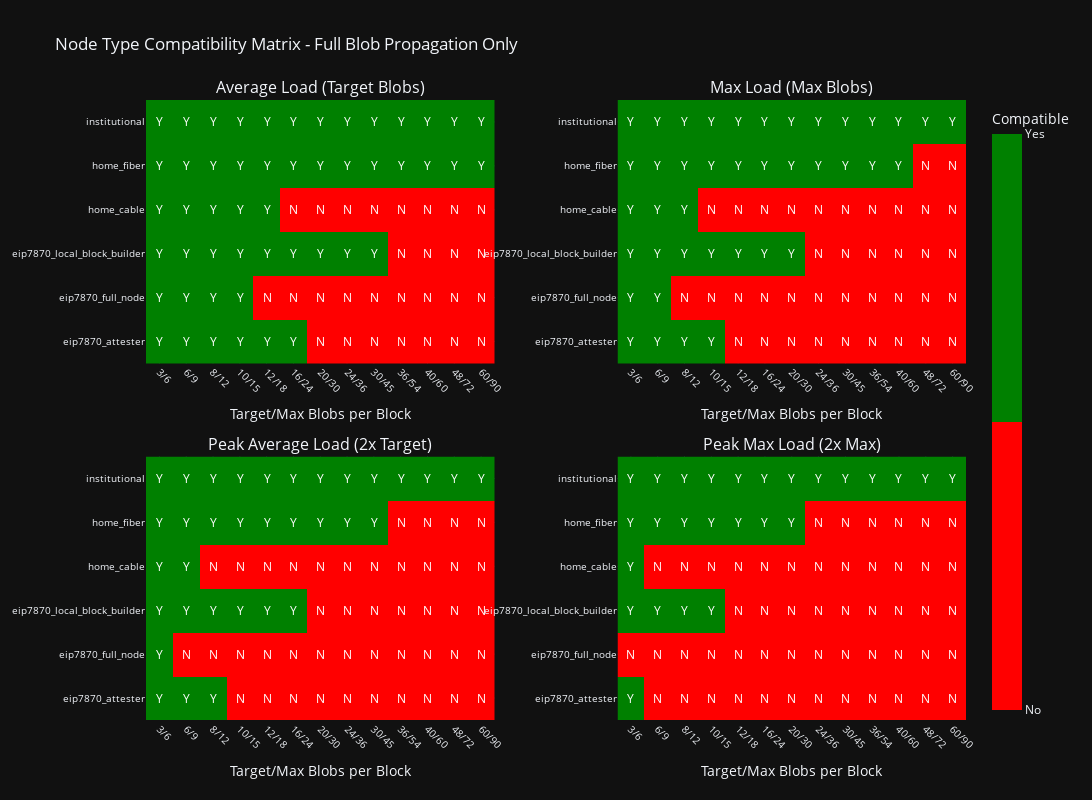

Source (notebook cell):
### Code cell
# 2. Node Compatibility Matrix - Full Blob Propagation (Upload/Download Split)

# Helper function to create compatibility matrix
def create_compatibility_matrix(df_results, load_type):
    """Create compatibility matrix for a specific load type."""
    compatibility_data = []
    
    for _, row in df_results.iterrows():
        for node_type, bandwidth in ALL_CONNECTION_TYPES.items():
            if load_type == "avg":
                compatible = check_node_compatibility(
                    row["avg_download"], row["avg_upload"], bandwidth
                )
            elif load_type == "max":
                compatible = check_node_compatibility(
                    row["max_download"], row["max_upload"], bandwidth
                )
            elif load_type == "peak_avg":
                compatible = check_node_compatibility(
                    row["peak_download"], row["peak_upload"], bandwidth
                )
            elif load_type == "peak_max":
                compatible = check_node_compatibility(
                    row["peak_max_download"], row["peak_max_upload"], bandwidth
                )
            
            compatibility_data.append({
                "scenario": f"{row['target_blobs']}/{row['max_blobs']}",
                "target_blobs": row['target_blobs'],
                "max_blobs": row['max_blobs'],
                "node_type": node_type,
                "compatible": compatible
            })
    
    df = pd.DataFrame(compatibility_data)
    # Sort by target_blobs and max_blobs before pivoting
    df = df.sort_values(['target_blobs', 'max_blobs'])
    # Get unique sorted scenarios
    sorted_scenarios = df[['scenario', 'target_blobs', 'max_blobs']].drop_duplicates().sort_values(['target_blobs', 'max_blobs'])['scenario'].tolist()
    # Pivot and reindex with sorted columns
    matrix = df.pivot(index='node_type', columns='scenario', values='compatible').astype(int)
    matrix = matrix[sorted_scenarios]  # Reorder columns
    return matrix

# Create all matrices
matrices = {
    "Average Load (Target Blobs)": create_compatibility_matrix(df_results_balanced, "avg"),
    "Max Load (Max Blobs)": create_compatibility_matrix(df_results_balanced, "max"),
    "Peak Average Load (2x Target)": create_compatibility_matrix(df_results_balanced, "peak_avg"),
    "Peak Max Load (2x Max)": create_compatibility_matrix(df_results_balanced, "peak_max")
}

# Create 2x2 subplot figure
fig = make_subplots(
    rows=2, cols=2,
    subplot_titles=list(matrices.keys()),
    horizontal_spacing=0.15,
    vertical_spacing=0.15
)

# Define discrete colorscale with only red and green
discrete_colorscale = [[0, 'red'], [0.5, 'red'], [0.5, 'green'], [1, 'green']]

# Add heatmaps to subplots
positions = [(1, 1), (1, 2), (2, 1), (2, 2)]
for (title, matrix), (row, col) in zip(matrices.items(), positions):
    # Create text matrix with Y/N using map instead of deprecated applymap
    text_matrix = matrix.map(lambda x: "Y" if x == 1 else "N")
    
    fig.add_trace(
        go.Heatmap(
            z=matrix.values,
            x=matrix.columns,
            y=matrix.index,
            colorscale=discrete_colorscale,
            zmin=0,
            zmax=1,
            showscale=(row == 2 and col == 2),  # Only show scale on last plot
            text=text_matrix.values,
            texttemplate="%{text}",
            textfont={"size": 12, "color": "white"},
            colorbar=dict(title="Compatible", tickvals=[0, 1], ticktext=["No", "Yes"])
        ),
        row=row, col=col
    )

# Update layout
fig.update_layout(
    title="Node Type Compatibility Matrix - Full Blob Propagation Only",
    height=800,
    width=1600,
    showlegend=False
)
fig.update_xaxes(title="Target/Max Blobs per Block", tickangle=45, tickfont=dict(size=10))
fig.update_yaxes(tickfont=dict(size=10))

fig.show()

# Display bandwidth limits
def display_bandwidth_limits():
    """Display formatted bandwidth limits table."""
    print(f"\nNode Type Bandwidth Limits ({int((1-BANDWIDTH_AVAILABLE_FACTOR)*100)}% reserved for other operations):")
    print("-" * 70)
    
    print("\nEIP-7870 Official Limits (Available for blob propagation):")
    for node_type, bw in EIP_7870_BANDWIDTH_LIMITS.items():
        down_mbps = (bw["down"] * BANDWIDTH_AVAILABLE_FACTOR * 8) / (1024 * 1024)
        up_mbps = (bw["up"] * BANDWIDTH_AVAILABLE_FACTOR * 8) / (1024 * 1024)
        print(f"{node_type.replace('_', ' ').title():20} - Download: {down_mbps:6.1f} Mbps, Upload: {up_mbps:6.1f} Mbps")
    
    print("\nAdditional Connection Types (Available for blob propagation):")
    for node_type, bw in ADDITIONAL_CONNECTION_TYPES.items():
        down_mbps = (bw["down"] * BANDWIDTH_AVAILABLE_FACTOR * 8) / (1024 * 1024)
        up_mbps = (bw["up"] * BANDWIDTH_AVAILABLE_FACTOR * 8) / (1024 * 1024)
        print(f"{node_type.replace('_', ' ').title():20} - Download: {down_mbps:6.1f} Mbps, Upload: {up_mbps:6.1f} Mbps")

# Display compatibility summary
def display_compatibility_summary(matrices):
    """Display summary statistics for compatibility across all load types."""
    print("\n" + "=" * 70)
    print("COMPATIBILITY SUMMARY (Full Blob Propagation):")
    print("=" * 70)
    print("\nNumber of compatible scenarios (out of 13) for each node type:")
    print("-" * 70)
    
    node_types = list(matrices.values())[0].index
    
    for node_type in node_types:
        counts = [matrix.loc[node_type].sum() for matrix in matrices.values()]
        print(f"{node_type.replace('_', ' ').title():20} - Avg: {counts[0]:2d}, Max: {counts[1]:2d}, "
              f"Peak Avg: {counts[2]:2d}, Peak Max: {counts[3]:2d}")

# Display failure thresholds
def display_failure_thresholds(matrices):
    """Display the first failure point for each node type and load condition."""
    print("\n" + "=" * 70)
    print("FAILURE THRESHOLDS (first incompatible scenario) - Full Blob Only:")
    print("=" * 70)
    
    node_types = list(matrices.values())[0].index
    
    for node_type in node_types:
        print(f"\n{node_type.replace('_', ' ').title()}:")
        
        for load_type, matrix in matrices.items():
            row = matrix.loc[node_type]
            failures = row[row == 0]
            
            if len(failures) > 0:
                first_failure = failures.index[0]
                # Extract target/max from the label
                target_max = first_failure.split('/')
                load_label = load_type.split('(')[0].strip()
                print(f"  {load_label:18} fails at: {first_failure} blobs")
            else:
                load_label = load_type.split('(')[0].strip()
                print(f"  {load_label:18} fails at: Never (all scenarios compatible)")

# Execute display functions
display_bandwidth_limits()
display_compatibility_summary(matrices)
display_failure_thresholds(matrices)

print("\nNote: For PeerDAS compatibility analysis, see section 'PeerDAS vs Full Blob Analysis'")

### Figure 1 — Plotly figure (JSON) as saved in the notebook; plotly's stock layout.template omitted (floating-point values rounded to 4 significant figures)
{"data": [{"colorbar": {"ticktext": ["No", "Yes"], "tickvals": [0, 1], "title": {"text": "Compatible"}}, "colorscale": [[0, "red"], [0.5, "red"], [0.5, "green"], [1, "green"]], "showscale": false, "text": [["Y", "Y", "Y", "Y", "Y", "Y", "N", "N", "N", "N", "N", "N", "N"], ["Y", "Y", "Y", "Y", "N", "N", "N", "N", "N", "N", "N", "N", "N"], ["Y", "Y", "Y", "Y", "Y", "Y", "Y", "Y", "Y", "N", "N", "N", "N"], ["Y", "Y", "Y", "Y", "Y", "N", "N", "N", "N", "N", "N", "N", "N"], ["Y", "Y", "Y", "Y", "Y", "Y", "Y", "Y", "Y", "Y", "Y", "Y", "Y"], ["Y", "Y", "Y", "Y", "Y", "Y", "Y", "Y", "Y", "Y", "Y", "Y", "Y"]], "textfont": {"color": "white", "size": 12}, "texttemplate": "%{text}", "type": "heatmap", "x": ["3/6", "6/9", "8/12", "10/15", "12/18", "16/24", "20/30", "24/36", "30/45", "36/54", "40/60", "48/72", "60/90"], "xaxis": "x", "y": ["eip7870_attester", "eip7870_full_node", "eip7870_local_block_builder", "home_cable", "home_fiber", "institutional"], "yaxis": "y", "z": [[1, 1, 1, 1, 1, 1, 0, 0, 0, 0, 0, 0, 0], [1, 1, 1, 1, 0, 0, 0, 0, 0, 0, 0, 0, 0], [1, 1, 1, 1, 1, 1, 1, 1, 1, 0, 0, 0, 0], [1, 1, 1, 1, 1, 0, 0, 0, 0, 0, 0, 0, 0], [1, 1, 1, 1, 1, 1, 1, 1, 1, 1, 1, 1, 1], [1, 1, 1, 1, 1, 1, 1, 1, 1, 1, 1, 1, 1]], "zmax": 1, "zmin": 0}, {"colorbar": {"ticktext": ["No", "Yes"], "tickvals": [0, 1], "title": {"text": "Compatible"}}, "colorscale": [[0, "red"], [0.5, "red"], [0.5, "green"], [1, "green"]], "showscale": false, "text": [["Y", "Y", "Y", "Y", "N", "N", "N", "N", "N", "N", "N", "N", "N"], ["Y", "Y", "N", "N", "N", "N", "N", "N", "N", "N", "N", "N", "N"], ["Y", "Y", "Y", "Y", "Y", "Y", "Y", "N", "N", "N", "N", "N", "N"], ["Y", "Y", "Y", "N", "N", "N", "N", "N", "N", "N", "N", "N", "N"], ["Y", "Y", "Y", "Y", "Y", "Y", "Y", "Y", "Y", "Y", "Y", "N", "N"], ["Y", "Y", "Y", "Y", "Y", "Y", "Y", "Y", "Y", "Y", "Y", "Y", "Y"]], "textfont": {"color": "white", "size": 12}, "texttemplate": "%{text}", "type": "heatmap", "x": ["3/6", "6/9", "8/12", "10/15", "12/18", "16/24", "20/30", "24/36", "30/45", "36/54", "40/60", "48/72", "60/90"], "xaxis": "x2", "y": ["eip7870_attester", "eip7870_full_node", "eip7870_local_block_builder", "home_cable", "home_fiber", "institutional"], "yaxis": "y2", "z": [[1, 1, 1, 1, 0, 0, 0, 0, 0, 0, 0, 0, 0], [1, 1, 0, 0, 0, 0, 0, 0, 0, 0, 0, 0, 0], [1, 1, 1, 1, 1, 1, 1, 0, 0, 0, 0, 0, 0], [1, 1, 1, 0, 0, 0, 0, 0, 0, 0, 0, 0, 0], [1, 1, 1, 1, 1, 1, 1, 1, 1, 1, 1, 0, 0], [1, 1, 1, 1, 1, 1, 1, 1, 1, 1, 1, 1, 1]], "zmax": 1, "zmin": 0}, {"colorbar": {"ticktext": ["No", "Yes"], "tickvals": [0, 1], "title": {"text": "Compatible"}}, "colorscale": [[0, "red"], [0.5, "red"], [0.5, "green"], [1, "green"]], "showscale": false, "text": [["Y", "Y", "Y", "N", "N", "N", "N", "N", "N", "N", "N", "N", "N"], ["Y", "N", "N", "N", "N", "N", "N", "N", "N", "N", "N", "N", "N"], ["Y", "Y", "Y", "Y", "Y", "Y", "N", "N", "N", "N", "N", "N", "N"], ["Y", "Y", "N", "N", "N", "N", "N", "N", "N", "N", "N", "N", "N"], ["Y", "Y", "Y", "Y", "Y", "Y", "Y", "Y", "Y", "N", "N", "N", "N"], ["Y", "Y", "Y", "Y", "Y", "Y", "Y", "Y", "Y", "Y", "Y", "Y", "Y"]], "textfont": {"color": "white", "size": 12}, "texttemplate": "%{text}", "type": "heatmap", "x": ["3/6", "6/9", "8/12", "10/15", "12/18", "16/24", "20/30", "24/36", "30/45", "36/54", "40/60", "48/72", "60/90"], "xaxis": "x3", "y": ["eip7870_attester", "eip7870_full_node", "eip7870_local_block_builder", "home_cable", "home_fiber", "institutional"], "yaxis": "y3", "z": [[1, 1, 1, 0, 0, 0, 0, 0, 0, 0, 0, 0, 0], [1, 0, 0, 0, 0, 0, 0, 0, 0, 0, 0, 0, 0], [1, 1, 1, 1, 1, 1, 0, 0, 0, 0, 0, 0, 0], [1, 1, 0, 0, 0, 0, 0, 0, 0, 0, 0, 0, 0], [1, 1, 1, 1, 1, 1, 1, 1, 1, 0, 0, 0, 0], [1, 1, 1, 1, 1, 1, 1, 1, 1, 1, 1, 1, 1]], "zmax": 1, "zmin": 0}, {"colorbar": {"ticktext": ["No", "Yes"], "tickvals": [0, 1], "title": {"text": "Compatible"}}, "colorscale": [[0, "red"], [0.5, "red"], [0.5, "green"], [1, "green"]], "showscale": true, "text": [["Y", "N", "N", "N", "N", "N", "N", "N", "N", "N", "N", "N", "N"], ["N", "N", "N", "N", "N", "N", "N", "N", "N", "N", "N", "N", "N"], ["Y", "Y", "Y", "Y", "N", "N", "N", "N", "N", "N", "N", "N", "N"], ["Y", "N", "N", "N", "N", "N", "N", "N", "N", "N", "N", "N", "N"], ["Y", "Y", "Y", "Y", "Y", "Y", "Y", "N", "N", "N", "N", "N", "N"], ["Y", "Y", "Y", "Y", "Y", "Y", "Y", "Y", "Y", "Y", "Y", "Y", "Y"]], "textfont": {"color": "white", "size": 12}, "texttemplate": "%{text}", "type": "heatmap", "x": ["3/6", "6/9", "8/12", "10/15", "12/18", "16/24", "20/30", "24/36", "30/45", "36/54", "40/60", "48/72", "60/90"], "xaxis": "x4", "y": ["eip7870_attester", "eip7870_full_node", "eip7870_local_block_builder", "home_cable", "home_fiber", "institutional"], "yaxis": "y4", "z": [[1, 0, 0, 0, 0, 0, 0, 0, 0, 0, 0, 0, 0], [0, 0, 0, 0, 0, 0, 0, 0, 0, 0, 0, 0, 0], [1, 1, 1, 1, 0, 0, 0, 0, 0, 0, 0, 0, 0], [1, 0, 0, 0, 0, 0, 0, 0, 0, 0, 0, 0, 0], [1, 1, 1, 1, 1, 1, 1, 0, 0, 0, 0, 0, 0], [1, 1, 1, 1, 1, 1, 1, 1, 1, 1, 1, 1, 1]], "zmax": 1, "zmin": 0}], "layout": {"annotations": [{"font": {"size": 16}, "showarrow": false, "text": "Average Load (Target Blobs)", "x": 0.2125, "xanchor": "center", "xref": "paper", "y": 1, "yanchor": "bottom", "yref": "paper"}, {"font": {"size": 16}, "showarrow": false, "text": "Max Load (Max Blobs)", "x": 0.7875, "xanchor": "center", "xref": "paper", "y": 1, "yanchor": "bottom", "yref": "paper"}, {"font": {"size": 16}, "showarrow": false, "text": "Peak Average Load (2x Target)", "x": 0.2125, "xanchor": "center", "xref": "paper", "y": 0.425, "yanchor": "bottom", "yref": "paper"}, {"font": {"size": 16}, "showarrow": false, "text": "Peak Max Load (2x Max)", "x": 0.7875, "xanchor": "center", "xref": "paper", "y": 0.425, "yanchor": "bottom", "yref": "paper"}], "height": 800, "showlegend": false, "title": {"text": "Node Type Compatibility Matrix - Full Blob Propagation Only"}, "width": 1600, "xaxis": {"anchor": "y", "domain": [0, 0.425], "tickangle": 45, "tickfont": {"size": 10}, "title": {"text": "Target/Max Blobs per Block"}}, "xaxis2": {"anchor": "y2", "domain": [0.575, 1], "tickangle": 45, "tickfont": {"size": 10}, "title": {"text": "Target/Max Blobs per Block"}}, "xaxis3": {"anchor": "y3", "domain": [0, 0.425], "tickangle": 45, "tickfont": {"size": 10}, "title": {"text": "Target/Max Blobs per Block"}}, "xaxis4": {"anchor": "y4", "domain": [0.575, 1], "tickangle": 45, "tickfont": {"size": 10}, "title": {"text": "Target/Max Blobs per Block"}}, "yaxis": {"anchor": "x", "domain": [0.575, 1], "tickfont": {"size": 10}}, "yaxis2": {"anchor": "x2", "domain": [0.575, 1], "tickfont": {"size": 10}}, "yaxis3": {"anchor": "x3", "domain": [0, 0.425], "tickfont": {"size": 10}}, "yaxis4": {"anchor": "x4", "domain": [0, 0.425], "tickfont": {"size": 10}}}}
